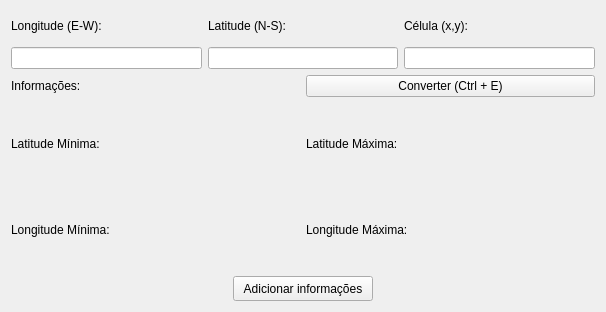
<?xml version="1.0" encoding="UTF-8"?>
<ui version="4.0">
 <class>Form</class>
 <widget class="QWidget" name="Form">
  <property name="geometry">
   <rect>
    <x>0</x>
    <y>0</y>
    <width>606</width>
    <height>312</height>
   </rect>
  </property>
  <property name="windowTitle">
   <string>Form</string>
  </property>
  <layout class="QGridLayout" name="gridLayout">
   <item row="3" column="0">
    <layout class="QHBoxLayout" name="horizontalLayout_4">
     <item>
      <widget class="QLabel" name="label_lat_min">
       <property name="text">
        <string>Latitude Mínima:</string>
       </property>
      </widget>
     </item>
     <item>
      <widget class="QLabel" name="label_lat_max">
       <property name="text">
        <string>Latitude Máxima:</string>
       </property>
      </widget>
     </item>
    </layout>
   </item>
   <item row="4" column="0">
    <layout class="QHBoxLayout" name="horizontalLayout_5">
     <item>
      <widget class="QLabel" name="label_long_min">
       <property name="text">
        <string>Longitude Mínima:</string>
       </property>
      </widget>
     </item>
     <item>
      <widget class="QLabel" name="label_long_max">
       <property name="text">
        <string>Longitude Máxima:</string>
       </property>
      </widget>
     </item>
    </layout>
   </item>
   <item row="2" column="0">
    <layout class="QHBoxLayout" name="horizontalLayout_3">
     <item>
      <widget class="QLabel" name="info">
       <property name="text">
        <string>Informações:</string>
       </property>
      </widget>
     </item>
     <item>
      <widget class="QPushButton" name="botao_converte">
       <property name="maximumSize">
        <size>
         <width>305</width>
         <height>16777215</height>
        </size>
       </property>
       <property name="text">
        <string>Converter (Ctrl + E)</string>
       </property>
      </widget>
     </item>
    </layout>
   </item>
   <item row="1" column="0">
    <layout class="QHBoxLayout" name="horizontalLayout_2">
     <item>
      <widget class="QLineEdit" name="lineEdit_latitude"/>
     </item>
     <item>
      <widget class="QLineEdit" name="lineEdit_longitude"/>
     </item>
     <item>
      <widget class="QLineEdit" name="lineEdit_celula"/>
     </item>
    </layout>
   </item>
   <item row="0" column="0">
    <layout class="QHBoxLayout" name="horizontalLayout">
     <item>
      <widget class="QLabel" name="label_2">
       <property name="maximumSize">
        <size>
         <width>16777215</width>
         <height>30</height>
        </size>
       </property>
       <property name="text">
        <string>Longitude (E-W):</string>
       </property>
      </widget>
     </item>
     <item>
      <widget class="QLabel" name="label">
       <property name="maximumSize">
        <size>
         <width>16777215</width>
         <height>30</height>
        </size>
       </property>
       <property name="text">
        <string>Latitude (N-S):</string>
       </property>
      </widget>
     </item>
     <item>
      <widget class="QLabel" name="label_3">
       <property name="maximumSize">
        <size>
         <width>16777215</width>
         <height>30</height>
        </size>
       </property>
       <property name="text">
        <string>Célula (x,y):</string>
       </property>
      </widget>
     </item>
    </layout>
   </item>
   <item row="5" column="0">
    <layout class="QHBoxLayout" name="horizontalLayout_6">
     <item>
      <widget class="QPushButton" name="add_info">
       <property name="sizePolicy">
        <sizepolicy hsizetype="Ignored" vsizetype="Ignored">
         <horstretch>0</horstretch>
         <verstretch>0</verstretch>
        </sizepolicy>
       </property>
       <property name="maximumSize">
        <size>
         <width>140</width>
         <height>25</height>
        </size>
       </property>
       <property name="text">
        <string>Adicionar informações</string>
       </property>
      </widget>
     </item>
    </layout>
   </item>
  </layout>
 </widget>
 <resources/>
 <connections/>
</ui>
